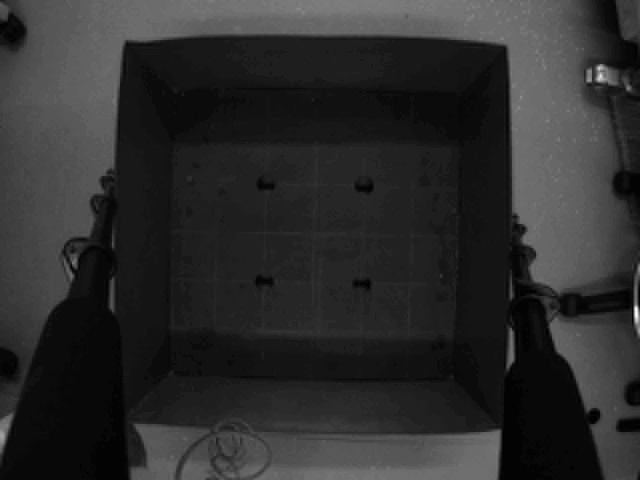
#> input picture media_original/cajaBordes.jpg, 640 x 480 px
$ python calibrator_image.py
#> lines starting #> are read from the running program, lines starting #| are printed output that depends on the picture; after the words box and inside, x2 and y2 are one past the last pixel; in counts of white or black regions, pixels touching at a corner belong together
"""
Calibrador visual de zonas sobre una imagen estatica.

Permite marcar manualmente:
  1. BORDE EXTERIOR  - 2 esquinas opuestas (rectangulo rojo)
  2. BORDE INTERIOR  - 2 esquinas opuestas (rectangulo azul)
  3. AGUJEROS        - 4 centros (circulos verdes)
  4. ZONA CENTRAL    - 2 esquinas opuestas (rectangulo amarillo, OPCIONAL)

Guarda coords.json en outputs/calibration/ con: exterior, interior, holes,
hole_radius, limits_inner, limits_outer y (si se define) center_zone, limits_center.

Clases:
    ImageCalibrator - calibrador sobre imagen estatica (p.ej. primer frame de video).

Controles de la ventana:
    Clic izquierdo - anadir punto
    S              - guardar y salir (solo cuando hay al menos 8 puntos obligatorios)
    R              - resetear todos los puntos
    Q              - salir sin guardar
"""

import sys
import json
import cv2
import numpy as np
from pathlib import Path

# Ajustar sys.path para poder ejecutar el modulo directamente desde la raiz del proyecto
_THIS = Path(__file__).resolve()
PROJECT_ROOT = _THIS.parent.parent.parent
sys.path.insert(0, str(PROJECT_ROOT / "scripts"))

IMAGE_PATH  = PROJECT_ROOT / "media_original" / "cajaBordes.jpg"
OUTPUT_JSON = PROJECT_ROOT / "outputs" / "calibration" / "coords.json"

HOLE_RADIUS:   int = 15
DISPLAY_WIDTH: int = 1000   # ancho de la imagen mostrada en pantalla (px)
WIN_NAME:      str = "CALIBRADOR"

# Colores BGR (OpenCV usa BGR, no RGB)
RED    = (0,   0,   255)
BLUE   = (255, 0,   0)
GREEN  = (0,   255, 0)
YELLOW = (0,   220, 220)
WHITE  = (255, 255, 255)
BLACK  = (0,   0,   0)
GRAY   = (210, 210, 210)


class ImageCalibrator:
    """
    Calibrador interactivo sobre imagen estatica.

    Escala la imagen a DISPLAY_WIDTH para mostrarla en pantalla, pero guarda
    todos los puntos en coordenadas de la imagen ORIGINAL para que
    SpatialAnalyzer pueda usarlos directamente contra los frames del video.
    """

    def __init__(self, image_path: Path, output_json: Path) -> None:
        self.image_path  = image_path
        self.output_json = output_json

        self.exterior: list = []   # 2 puntos en coordenadas originales
        self.interior: list = []   # 2 puntos en coordenadas originales
        self.holes:    list = []   # 4 puntos en coordenadas originales
        self.center:   list = []   # 2 puntos en coordenadas originales (opcional)

        self.img_raw:  np.ndarray | None = None  # imagen original sin tocar
        self.scale_x:  float = 1.0               # factor display -> original (ancho)
        self.scale_y:  float = 1.0               # factor display -> original (alto)

    def _to_orig(self, x: int, y: int) -> tuple[int, int]:
        """Convierte coordenadas de pantalla (display) a coordenadas de la imagen original."""
        return int(round(x * self.scale_x)), int(round(y * self.scale_y))

    def _to_disp(self, x: int, y: int) -> tuple[int, int]:
        """Convierte coordenadas originales a coordenadas de pantalla (para dibujar)."""
        return int(round(x / self.scale_x)), int(round(y / self.scale_y))

    # [20 lines left out: function _click, not called in this run]

    def _draw_grid(self, img: np.ndarray, divisions: int = 12) -> None:
        """
        Dibuja una cuadricula semitransparente sobre img para ayudar a
        alinear los puntos con los bordes fisicos de la caja.
        """
        h, w = img.shape[:2]
        overlay = img.copy()
        for i in range(1, divisions):
            x = int(w * i / divisions)
            cv2.line(overlay, (x, 0), (x, h), GRAY, 1)
        for j in range(1, divisions):
            y = int(h * j / divisions)
            cv2.line(overlay, (0, y), (w, y), GRAY, 1)
        cv2.addWeighted(overlay, 0.15, img, 0.85, 0, img)

    def _refresh(self) -> None:
        """
        Redibuja la ventana completa:
          1. Dibuja la geometria sobre la imagen original (coordenadas reales).
          2. Escala al tamano display.
          3. Dibuja la cuadricula sobre el display.
          4. Dibuja el banner de instrucciones.
        """
        if self.img_raw is None:
            return

        # 1. Dibujar sobre la imagen original (coordenadas reales)
        img = self.img_raw.copy()

        for pt in self.exterior:
            cv2.circle(img, tuple(pt), max(6, int(6 * self.scale_x)), RED, -1)
        if len(self.exterior) == 2:
            cv2.rectangle(img, tuple(self.exterior[0]), tuple(self.exterior[1]),
                          RED, max(2, int(2 * self.scale_x)))

        for pt in self.interior:
            cv2.circle(img, tuple(pt), max(6, int(6 * self.scale_x)), BLUE, -1)
        if len(self.interior) == 2:
            cv2.rectangle(img, tuple(self.interior[0]), tuple(self.interior[1]),
                          BLUE, max(2, int(2 * self.scale_x)))

        for pt in self.holes:
            cv2.circle(img, tuple(pt), max(5, int(5 * self.scale_x)), GREEN, -1)
            cv2.circle(img, tuple(pt),
                       max(HOLE_RADIUS, int(HOLE_RADIUS * self.scale_x)),
                       GREEN, max(2, int(2 * self.scale_x)))

        for pt in self.center:
            cv2.circle(img, tuple(pt), max(6, int(6 * self.scale_x)), YELLOW, -1)
        if len(self.center) == 2:
            cv2.rectangle(img, tuple(self.center[0]), tuple(self.center[1]),
                          YELLOW, max(2, int(2 * self.scale_x)))

        # 2. Escalar al tamano display para mostrar en pantalla
        h_orig, w_orig = img.shape[:2]
        display_h = int(DISPLAY_WIDTH * h_orig / w_orig)
        disp = cv2.resize(img, (DISPLAY_WIDTH, display_h))

        # 3. Cuadricula sobre la imagen ya escalada
        self._draw_grid(disp)

        # 4. Banner de instrucciones
        self._draw_header(disp)

        cv2.imshow(WIN_NAME, disp)

    def _draw_header(self, disp: np.ndarray) -> None:
        """Banner de instrucciones en la parte inferior de la imagen de pantalla."""
        mandatory = len(self.exterior) + len(self.interior) + len(self.holes)
        h = disp.shape[0]

        if mandatory < 2:
            msg   = f"PASO 1/4 - BORDE EXTERIOR (pared): [{len(self.exterior)}/2] clics"
            color = RED
        elif mandatory < 4:
            msg   = f"PASO 2/4 - BORDE INTERIOR (suelo): [{len(self.interior)}/2] clics"
            color = BLUE
        elif mandatory < 8:
            msg   = f"PASO 3/4 - AGUJEROS (centra el clic): [{len(self.holes)}/4] clics"
            color = GREEN
        elif len(self.center) < 2:
            n_c   = len(self.center)
            msg   = f"PASO 4/4 - ZONA CENTRAL (OPCIONAL): [{n_c}/2] clics  |  S para omitir"
            color = YELLOW
        else:
            msg   = "Completo con zona central - pulsa  S  para guardar   |   R  para repetir"
            color = (0, 220, 0)

        hint = "  R = resetear     S = guardar     Q = salir sin guardar"

        overlay = disp.copy()
        cv2.rectangle(overlay, (0, h - 50), (disp.shape[1], h), BLACK, -1)
        cv2.addWeighted(overlay, 0.75, disp, 0.25, 0, disp)

        cv2.putText(disp, msg,  (10, h - 30),
                    cv2.FONT_HERSHEY_SIMPLEX, 0.48, color, 1, cv2.LINE_AA)
        cv2.putText(disp, hint, (10, h - 10),
                    cv2.FONT_HERSHEY_SIMPLEX, 0.38, GRAY,  1, cv2.LINE_AA)

    # [55 lines left out: functions _save, _reset, not called in this run]

    def run(self) -> None:
        """
        Punto de entrada: carga la imagen, calcula los factores de escala
        y lanza el bucle interactivo.
        """
        if not self.image_path.exists():
            print(f"[!] Imagen no encontrada: {self.image_path}")
            return

        self.img_raw = cv2.imread(str(self.image_path))
#> self.img_raw is the input picture: shape (480, 640, 3); min 0, max 255, mean 45
        if self.img_raw is None:
            print(f"[!] OpenCV no pudo cargar la imagen: {self.image_path}")
            return

        h_orig, w_orig = self.img_raw.shape[:2]
#> h_orig = 480; w_orig = 640
        display_h = int(DISPLAY_WIDTH * h_orig / w_orig)
#> display_h = 750

        self.scale_x = w_orig / DISPLAY_WIDTH
#> self.scale_x = 0.64
        self.scale_y = h_orig / display_h
#> self.scale_y = 0.64

        cv2.namedWindow(WIN_NAME, cv2.WINDOW_AUTOSIZE)
        cv2.setMouseCallback(WIN_NAME, self._click)

        print(f"\n=== CALIBRADOR ({self.image_path.name}) ===")
        print(f"  Imagen original: {w_orig}x{h_orig} px  |  Mostrada: {DISPLAY_WIDTH}x{display_h} px")
#|   Imagen original: 640x480 px  |  Mostrada: 1000x750 px
        print("  Clic izq: anadir punto  |  S: guardar  |  R: resetear  |  Q: salir\n")

        self._refresh()
#> after the loop in _draw_grid, `for i in range(1, divisions):`:
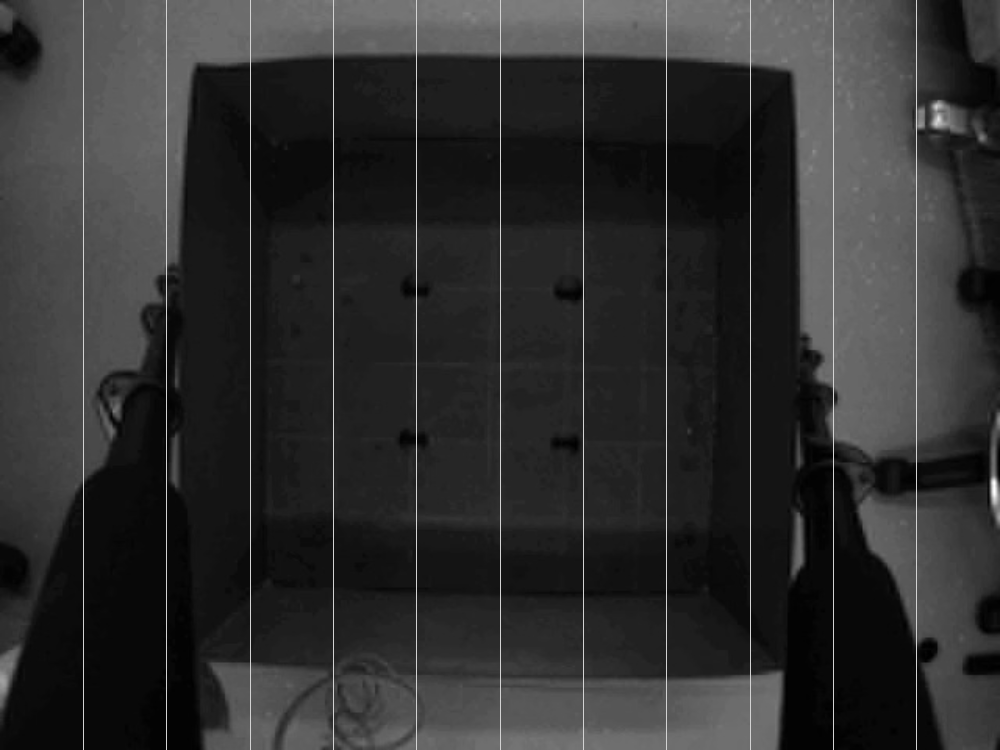
#> overlay: shape (750, 1000, 3); min 0, max 254, mean 46.7
#> after the loop in _draw_grid, `for j in range(1, divisions):`:
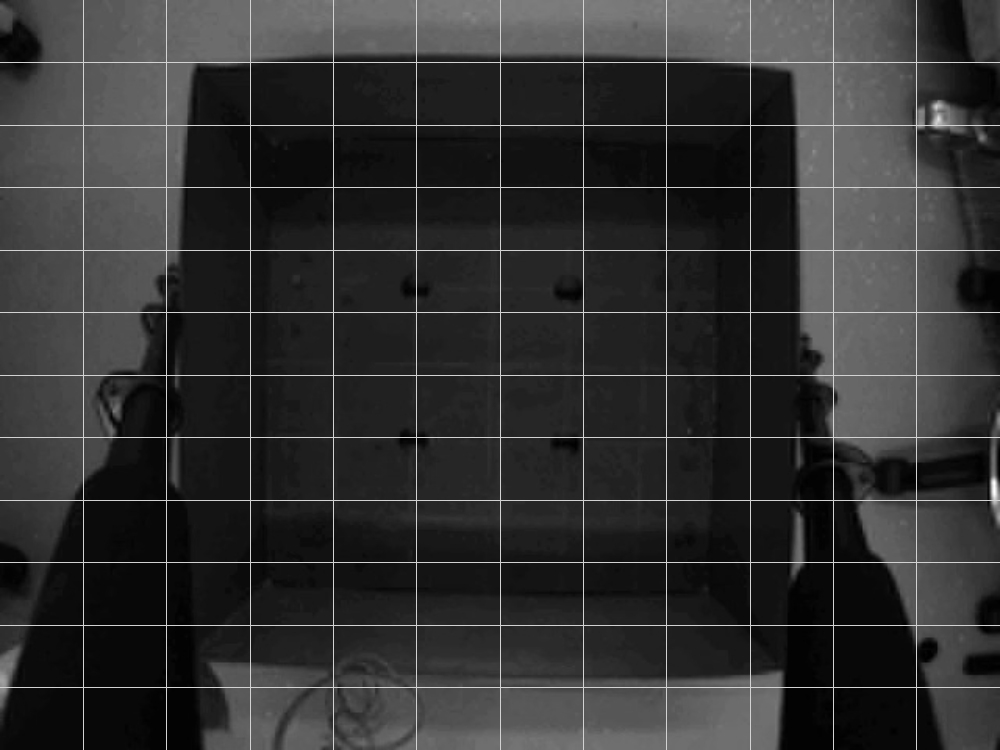
#> overlay: shape (750, 1000, 3); 1.45% of pixels changed, all inside (x1, y1, x2, y2) = (0, 62, 1000, 688)
#> in _draw_header, `cv2.rectangle(overlay, (0, h - 50), (disp.shape[1], h), BLACK, -1)`:
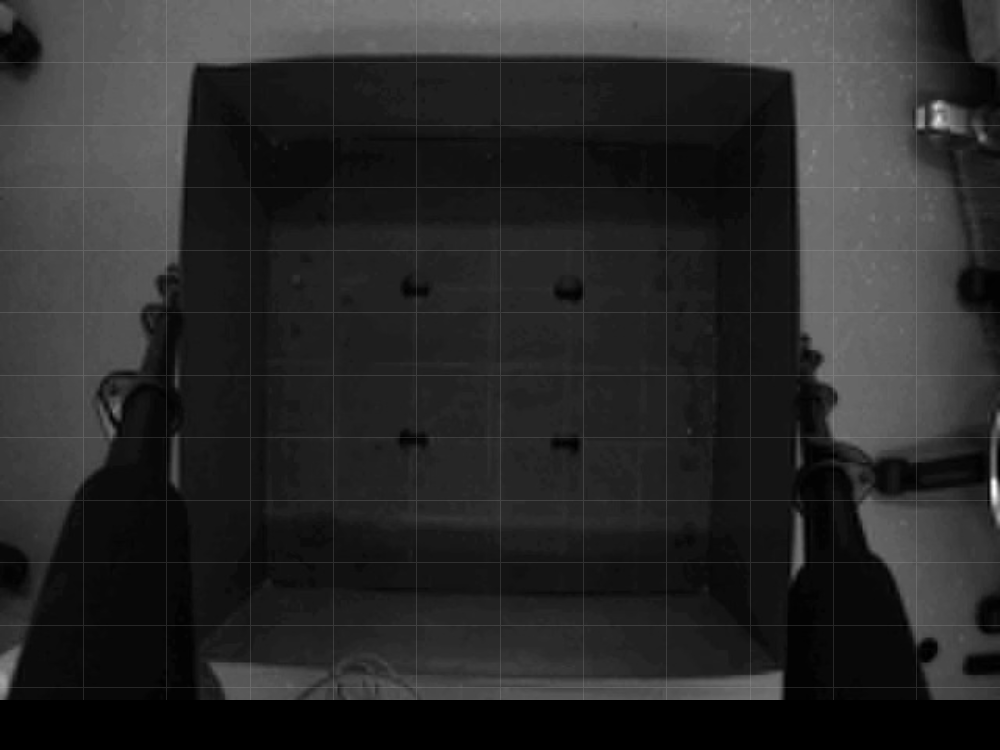
#> overlay: shape (750, 1000, 3); min 0, max 254, mean 41.6
#> in _draw_header, `cv2.putText(disp, hint, (10, h - 10), cv2.FONT_HERSHEY_SIMPLEX, 0.38, ..`:
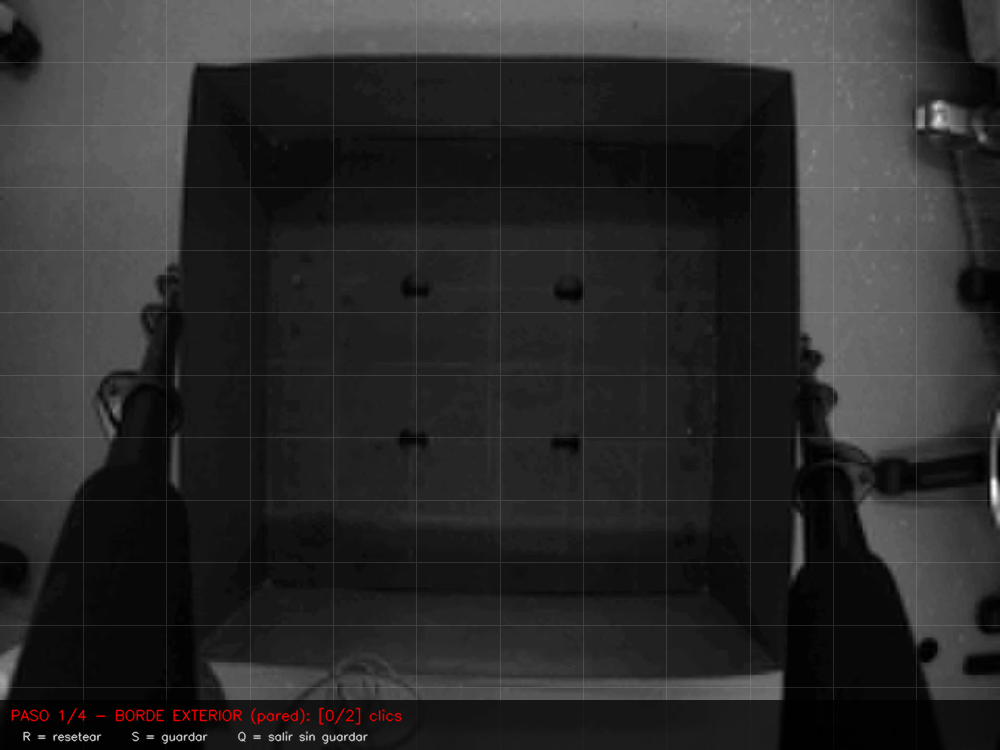
#> disp: shape (750, 1000, 3); mean B, G, R 42.8, 42.8, 43.2

        while True:
            if cv2.getWindowProperty(WIN_NAME, cv2.WND_PROP_VISIBLE) < 1:
                break

            key = cv2.waitKey(20) & 0xFF
#> (key q is pressed here)

            if key in (ord('q'), ord('Q')):
                print("[Q] Saliendo sin guardar.")
                break
            elif key in (ord('s'), ord('S')):
                mandatory = len(self.exterior) + len(self.interior) + len(self.holes)
                if mandatory >= 8:
                    self._save()
                    break
                else:
                    print(f"[!] Faltan {8 - mandatory} puntos obligatorios para guardar.")
            elif key in (ord('r'), ord('R')):
                self._reset()

        cv2.destroyAllWindows()


# -- Entry point: ejecutar directamente para calibrar la imagen estatica de la caja --
if __name__ == "__main__":
    cal = ImageCalibrator(IMAGE_PATH, OUTPUT_JSON)
    cal.run()
